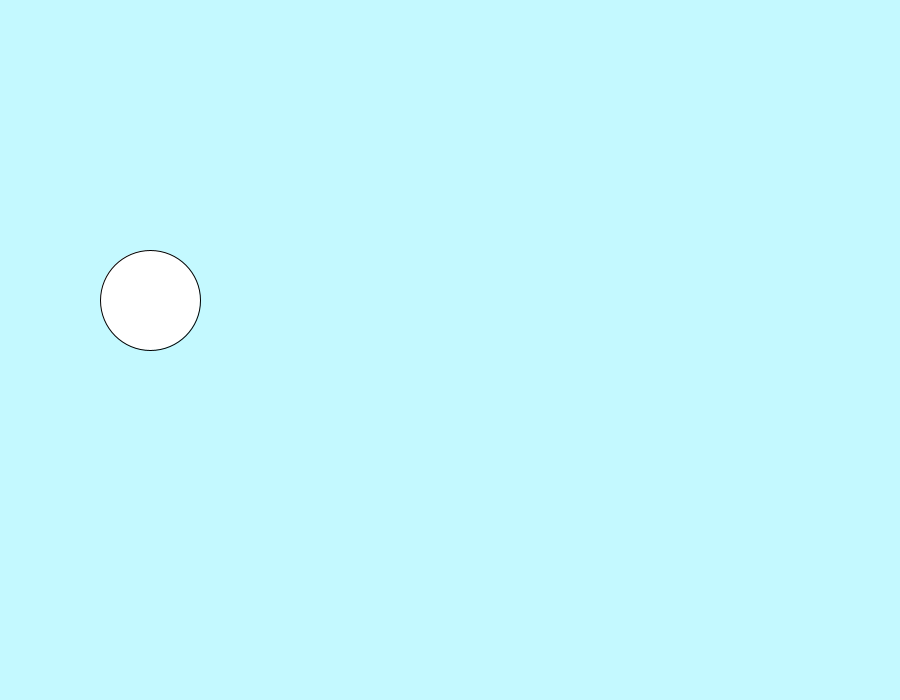
Frame 1 (no input)
Frame 60 (the mouse pressed at the canvas centre just before this capture): identical to frame 1, image omitted
Frame 120 (the mouse held since frame 60 and released just before this capture): identical to frame 1, image omitted

The Processing sketch that drew this single still picture (run headless with seeded random() and noise(); from frame 60 on, the mouse is pressed at the canvas centre):

// Processing sketch: sketch_200918a
// ── sketch_200918a.pde
public class Ball{
  float position_x,  position_y;
  float size;
  float unit ;
  String input = " ";
  Ball(float pos_x, float pos_y, float size1){
    position_x = pos_x;
    position_y = pos_y;
    size = size1;
  }

  public void draw_ball(){
    circle(position_x,position_y,size); 
  }

}
Ball ball ;
void setup(){
  size(900,700);
  ball = new Ball(150,300,100);
}
void draw(){
  background(#C4F9FF);
  ball.draw_ball();

}
